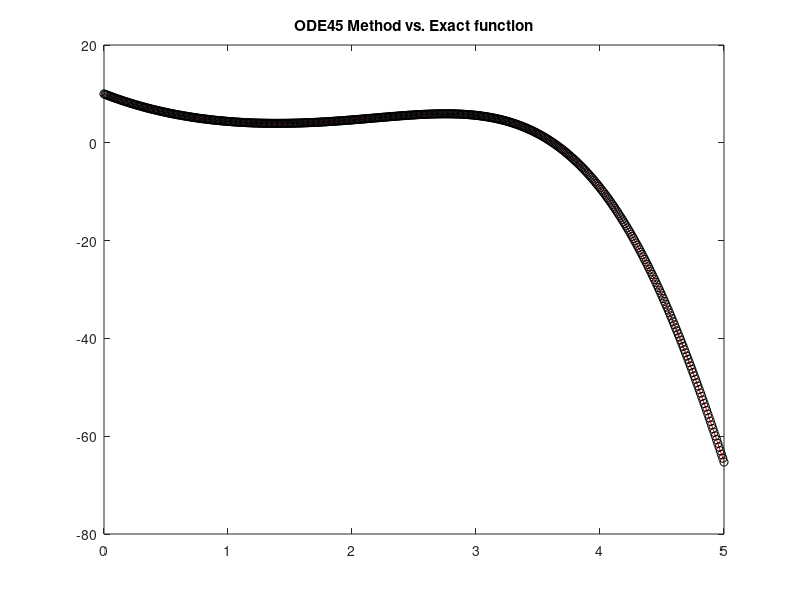
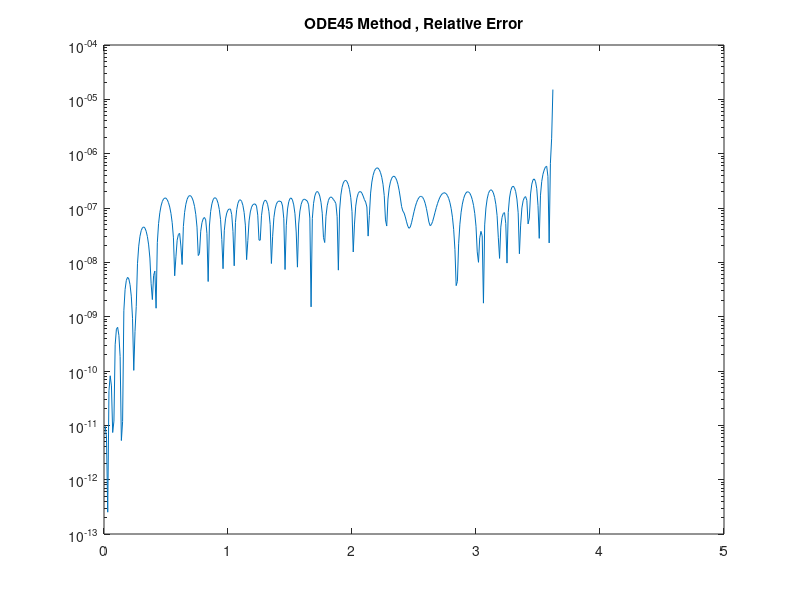

Write MATLAB code to recreate these figures, in order.
% CERM_Lab_251021
% Exercise 4

            % Solving ODEs
            % Using ODE45 Solver
% clc
clear all
close all
format long

            % Defining the Problem and Exact Function
f = @(t,y) -y + exp(t) * sin(t);
yex = @(t) (51/5) * exp(-t) - 0.2 * exp(t) .* (cos(t) - 2*sin(t));

y0 = 10;
T = 5;


options_ode45 = odeset('RelTol', 10e-7, 'MaxStep',0.01);
[tn, un] = ode45 (f, [0: 0.01: 5], 10, options_ode45);

tmesh = [0: 0.01: T]';
            % Plotting ODE45 Method approximation vs the Exact answer
figure(5)
tmesh = [0: 0.01: T]';
plot(tmesh,yex(tmesh),'r',tn,un,'ko')
title("ODE45 Method vs. Exact function")

            % Absolute and Relatve Errors on the Interval

abs_err_ODE45 = abs( yex(tn) - un );
rel_err_ODE45 = abs_err_ODE45 ./ yex(tn);

figure(6)
semilogy(tn,rel_err_ODE45)
title("ODE45 Method , Relative Error")

            % Absolute and Relative Errors at Final Time

abs_error_endpoint_ODE45 = abs( yex(tn(end)) - un(end) )
rel_error_endpoint_ODE45 = abs( yex(tn(end)) - un(end)) / abs( yex( tn(end) ) )


            % Absolute and Relative Maximum Norm on the Interval

abs_err_Norminf_ODE45 = norm( abs_err_ODE45, inf )
rel_err_Norminf_ODE45 = norm( abs_err_ODE45, inf ) / norm( yex(tn))

%%
            % Same answer without giving Maximum time step to the 
            % ODE45 solver

            % Solving ODEs
            % Using ODE45 Solver
% clc
clear all
close all
format long

            % Defining the Problem and Exact Function
f = @(t,y) -y + exp(t) * sin(t);
yex = @(t) (51/5) * exp(-t) - 0.2 * exp(t) .* (cos(t) - 2*sin(t));

y0 = 10;
T = 5;


options_ode45 = odeset('RelTol', 10e-7); %from here I have removed 
[tn, un] = ode45 (f, [0: 0.01: 5], 10, options_ode45);

tmesh = [0: 0.01: T]';
            % Plotting ODE45 Method approximation vs the Exact answer
figure(5)
tmesh = [0: 0.01: T]';
plot(tmesh,yex(tmesh),'r',tn,un,'ko')
title("ODE45 Method vs. Exact function")

            % Absolute and Relatve Errors on the Interval

abs_err_ODE45 = abs( yex(tn) - un );
rel_err_ODE45 = abs_err_ODE45 ./ yex(tn);

figure(6)
semilogy(tn,rel_err_ODE45)
title("ODE45 Method , Relative Error")

            % Absolute and Relative Errors at Final Time

abs_error_endpoint_ODE45 = abs( yex(tn(end)) - un(end) )
rel_error_endpoint_ODE45 = abs( yex(tn(end)) - un(end)) / abs( yex( tn(end) ) )


            % Absolute and Relative Maximum Norm on the Interval

abs_err_Norminf_ODE45 = norm( abs_err_ODE45, inf )
rel_err_Norminf_ODE45 = norm( abs_err_ODE45, inf ) / norm( yex(tn))
